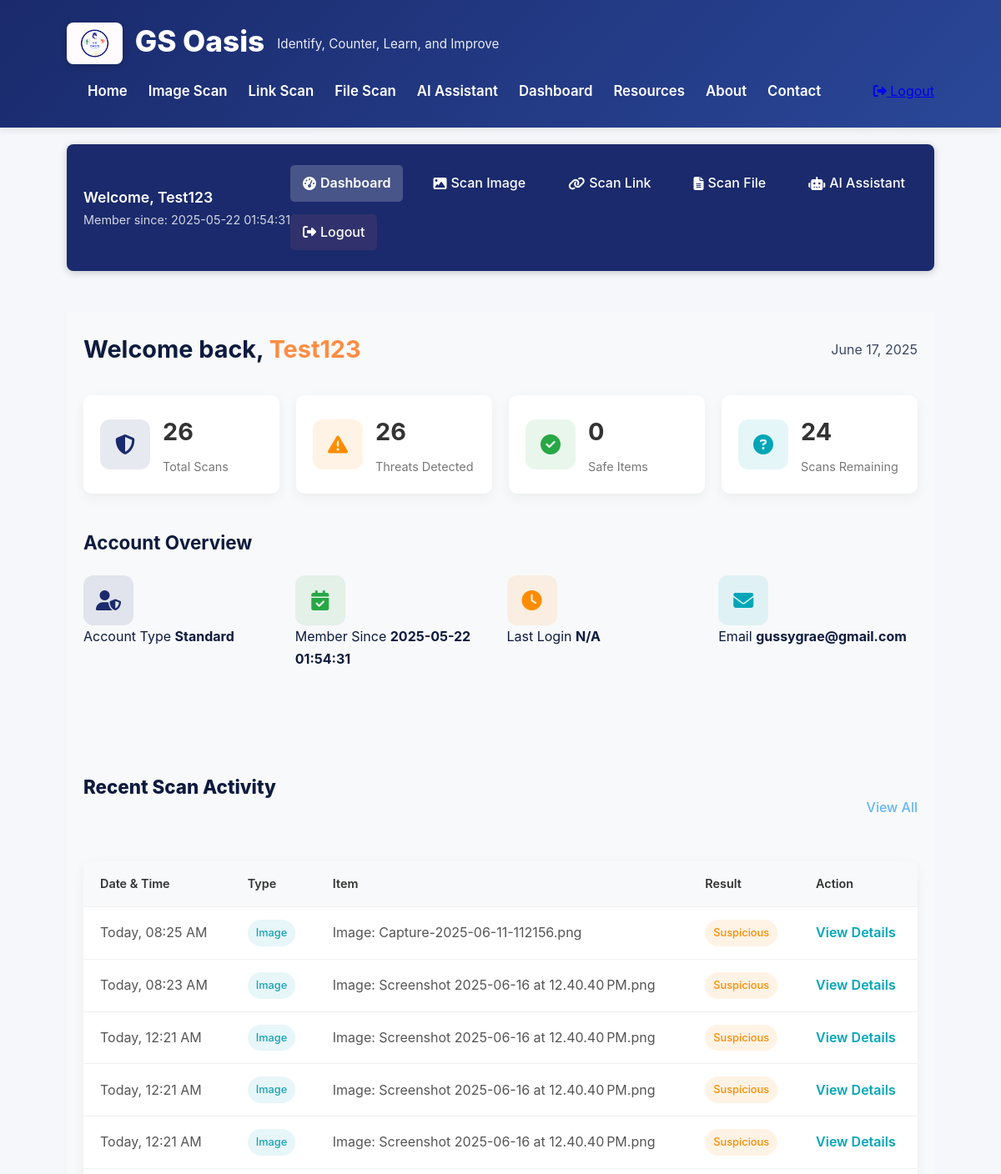
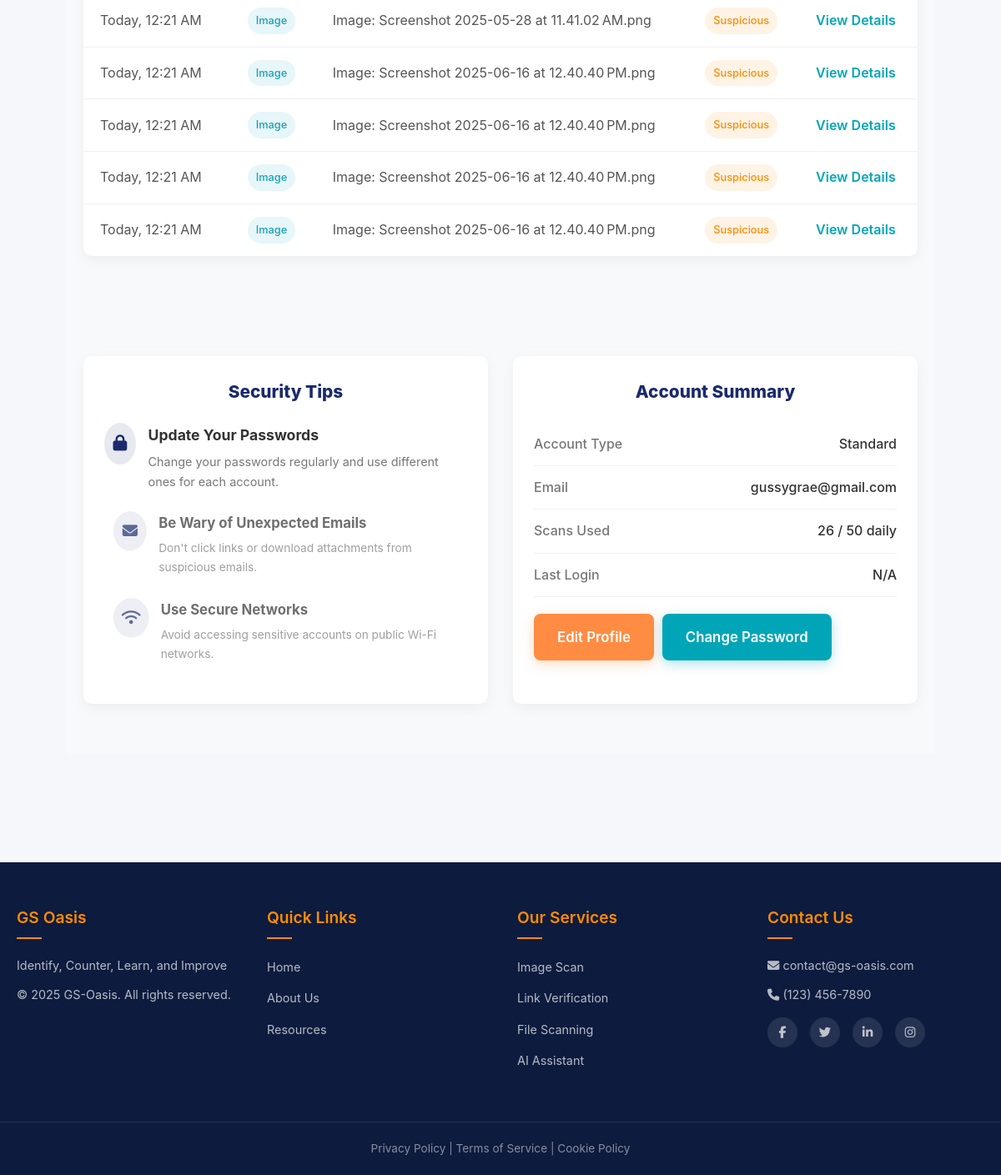
The app's page /dashboard (signed in) with its own data (2 pictures, top to bottom).
### tables this page shows
CREATE TABLE users (
                id INTEGER PRIMARY KEY AUTOINCREMENT,
                username TEXT UNIQUE NOT NULL,
                email TEXT NOT NULL,
                password TEXT NOT NULL
            , created_at TEXT, last_login TEXT, account_type TEXT);

CREATE TABLE scan_history (
                id INTEGER PRIMARY KEY AUTOINCREMENT,
                user_id INTEGER,
                scan_date TEXT DEFAULT CURRENT_TIMESTAMP,
                scan_type TEXT NOT NULL,
                scan_item TEXT NOT NULL,
                result TEXT NOT NULL,
                FOREIGN KEY (user_id) REFERENCES users(id)
            );

### gs-oasis/app.py (the view, shortened to what this page needs)
@app.route('/dashboard')
@login_required
def dashboard():
    username = session.get('username')
    with sqlite3.connect('database.db') as conn:
        cursor = conn.cursor()
        cursor.execute("PRAGMA table_info(users)")
        columns = [col[1] for col in cursor.fetchall()]
        select_fields = ["email"]
        if 'created_at' in columns:
            select_fields.append('created_at')
        if 'last_login' in columns:
            select_fields.append('last_login')
        query = f"SELECT {', '.join(select_fields)} FROM users WHERE username = ?"
        try:
            cursor.execute(query, (username,))
            user_data = cursor.fetchone()
            if user_data:
                email = user_data[0]
                join_date = "N/A"
                last_login = "N/A"
                field_index = 1
                if 'created_at' in columns and len(user_data) > field_index:
                    join_date = user_data[field_index] if user_data[field_index] else "N/A"
                    field_index += 1
                if 'last_login' in columns and len(user_data) > field_index:
                    last_login = user_data[field_index] if user_data[field_index] else "N/A"
            else:
                email = "N/A"
                join_date = "N/A"
                last_login = "N/A"
        except sqlite3.Error as e:
            print(f"Database error: {str(e)}")
            email = "N/A"
            join_date = "N/A"
            last_login = "N/A"
        user_id = session.get('user_id')
        try:
            cursor.execute("SELECT COUNT(*) FROM scan_history WHERE user_id = ?", (user_id,))
            scan_count = cursor.fetchone()[0] or 0
            cursor.execute("SELECT COUNT(*) FROM scan_history WHERE user_id = ? AND result LIKE '%suspicious%' OR result LIKE '%danger%' OR result LIKE '%scam%'", (user_id,))
            threat_count = cursor.fetchone()[0] or 0
            cursor.execute("SELECT COUNT(*) FROM scan_history WHERE user_id = ? AND result LIKE '%safe%'", (user_id,))
            safe_count = cursor.fetchone()[0] or 0
            daily_limit = 50  # Could make this dynamic based on account type
            remaining_scans = daily_limit - scan_count if scan_count < daily_limit else 0
        except sqlite3.Error as e:
            print(f"Error fetching scan statistics: {e}")
            scan_count = 0
            threat_count = 0
            safe_count = 0
            remaining_scans = 50
        current_date = time.strftime("%B %d, %Y")
        recent_activities = []
        try:
            cursor.execute("""
                SELECT scan_date, scan_type, scan_item, result
                FROM scan_history
                WHERE user_id = ?
                ORDER BY scan_date DESC LIMIT 10
            """, (user_id,))
            history_items = cursor.fetchall()
            for item in history_items:
                scan_date, scan_type, scan_item, result = item
                try:
                    item_date = time.strptime(scan_date, "%Y-%m-%d %H:%M:%S")
                    today = time.strftime("%Y-%m-%d")
                    yesterday = time.strftime("%Y-%m-%d", time.localtime(time.time() - 86400))
                    if time.strftime("%Y-%m-%d", item_date) == today:
                        formatted_date = "Today, " + time.strftime("%I:%M %p", item_date)
                    elif time.strftime("%Y-%m-%d", item_date) == yesterday:
                        formatted_date = "Yesterday, " + time.strftime("%I:%M %p", item_date)
                    else:
                        formatted_date = time.strftime("%b %d, %I:%M %p", item_date)
                except:
                    formatted_date = scan_date
                result_category = "safe"
                if "suspicious" in result.lower() or "warning" in result.lower():
                    result_category = "suspicious"
                elif "danger" in result.lower() or "scam" in result.lower() or "threat" in result.lower():
                    result_category = "dangerous"
                recent_activities.append({
                    "date": formatted_date,
                    "type": scan_type,
                    "item": scan_item,
                    "result": result_category
                })
        except sqlite3.Error as e:
            print(f"Error fetching scan history: {e}")
            recent_activities = [{
                "date": "No scan history available",
                "type": "none",
                "item": "Database error occurred",
                "result": "none"
            }]
    return render_template('dashboard.html',
                          username=username,
                          email=email,
                          join_date=join_date,
                          current_date=current_date,
                          scan_count=scan_count,
                          threat_count=threat_count,
                          safe_count=safe_count,
                          remaining_scans=remaining_scans,
                          last_login=last_login,
                          recent_activities=recent_activities)

### gs-oasis/templates/dashboard.html
{% extends 'base.html' %}
{% block content %}
<div class="dashboard-container">
    <div class="dashboard-topnav">
        <div class="user-info">
            <span class="welcome-message">Welcome, {{ username }}</span>
            <span class="member-since">Member since: {{ join_date }}</span>
        </div>
        <nav class="top-nav">
            <a href="{{ url_for('dashboard') }}" class="active"><i class="fas fa-tachometer-alt"></i> Dashboard</a>
            <a href="{{ url_for('scan_image') }}"><i class="fas fa-image"></i> Scan Image</a>
            <a href="{{ url_for('scan_link') }}"><i class="fas fa-link"></i> Scan Link</a>
            <a href="{{ url_for('scan_file') }}"><i class="fas fa-file-alt"></i> Scan File</a>
            <a href="{{ url_for('ai_assistant') }}"><i class="fas fa-robot"></i> AI Assistant</a>
            <a href="{{ url_for('logout') }}" class="logout-btn"><i class="fas fa-sign-out-alt"></i> Logout</a>
        </nav>
    </div>
    <div class="dashboard-main">
        <div class="dashboard-header">
            <h1>Welcome back, <span class="highlight">{{ username }}</span></h1>
            <div class="date">{{ current_date }}</div>
        </div>
        <div class="stats-overview">
            <div class="stat-card">
                <div class="stat-icon">
                    <i class="fas fa-shield-alt"></i>
                </div>
                <div class="stat-details">
                    <h3>{{ scan_count }}</h3>
                    <p>Total Scans</p>
                </div>
            </div>
            <div class="stat-card">
                <div class="stat-icon warning">
                    <i class="fas fa-exclamation-triangle"></i>
                </div>
                <div class="stat-details">
                    <h3>{{ threat_count }}</h3>
                    <p>Threats Detected</p>
                </div>
            </div>
            <div class="stat-card">
                <div class="stat-icon success">
                    <i class="fas fa-check-circle"></i>
                </div>
                <div class="stat-details">
                    <h3>{{ safe_count }}</h3>
                    <p>Safe Items</p>
                </div>
            </div>
            <div class="stat-card">
                <div class="stat-icon info">
                    <i class="fas fa-question-circle"></i>
                </div>
                <div class="stat-details">
                    <h3>{{ remaining_scans }}</h3>
                    <p>Scans Remaining</p>
                </div>
            </div>
        </div>
        <div class="quick-actions">
            <h2>Account Overview</h2>
            <div class="action-buttons">
                <div class="account-stat">
                    <div class="stat-icon">
                        <i class="fas fa-user-shield"></i>
                    </div>
                    <div class="stat-info">
                        <span>Account Type</span>
                        <strong>Standard</strong>
                    </div>
                </div>
                <div class="account-stat">
                    <div class="stat-icon success">
                        <i class="fas fa-calendar-check"></i>
                    </div>
                    <div class="stat-info">
                        <span>Member Since</span>
                        <strong>{{ join_date }}</strong>
                    </div>
                </div>
                <div class="account-stat">
                    <div class="stat-icon warning">
                        <i class="fas fa-clock"></i>
                    </div>
                    <div class="stat-info">
                        <span>Last Login</span>
                        <strong>{{ last_login }}</strong>
                    </div>
                </div>
                <div class="account-stat">
                    <div class="stat-icon info">
                        <i class="fas fa-envelope"></i>
                    </div>
                    <div class="stat-info">
                        <span>Email</span>
                        <strong>{{ email }}</strong>
                    </div>
                </div>
            </div>
        </div>
        <section id="history" class="recent-activity">
            <div class="section-header">
                <h2>Recent Scan Activity</h2>
                <a href="#" class="view-all">View All</a>
            </div>
            <div class="activity-table">
                <table>
                    <thead>
                        <tr>
                            <th>Date & Time</th>
                            <th>Type</th>
                            <th>Item</th>
                            <th>Result</th>
                            <th>Action</th>
                        </tr>
                    </thead>
                    <tbody>
                        {% for activity in recent_activities %}
                        <tr>
                            <td>{{ activity.date }}</td>
                            <td>
                                {% if activity.type == 'image' %}
                                <span class="badge image">Image</span>
                                {% elif activity.type == 'link' %}
                                <span class="badge link">Link</span>
                                {% elif activity.type == 'file' %}
                                <span class="badge file">File</span>
                                {% endif %}
                            </td>
                            <td>{{ activity.item }}</td>
                            <td>
                                {% if activity.result == 'safe' %}
                                <span class="badge success">Safe</span>
                                {% elif activity.result == 'suspicious' %}
                                <span class="badge warning">Suspicious</span>
                                {% elif activity.result == 'dangerous' %}
                                <span class="badge danger">Dangerous</span>
                                {% endif %}
                            </td>
                            <td><a href="#" class="btn-text">View Details</a></td>
                        </tr>
                        {% endfor %}
                    </tbody>
                </table>
            </div>
        </section>
        <div class="dashboard-row">
            <section id="security" class="security-tips">
                <h2>Security Tips</h2>
                <div class="tip-list">
                    <div class="tip-item">
                        <div class="tip-icon"><i class="fas fa-lock"></i></div>
                        <div class="tip-content">
                            <h3>Update Your Passwords</h3>
                            <p>Change your passwords regularly and use different ones for each account.</p>
                        </div>
                    </div>
                    <div class="tip-item">
                        <div class="tip-icon"><i class="fas fa-envelope"></i></div>
                        <div class="tip-content">
                            <h3>Be Wary of Unexpected Emails</h3>
                            <p>Don't click links or download attachments from suspicious emails.</p>
                        </div>
                    </div>
                    <div class="tip-item">
                        <div class="tip-icon"><i class="fas fa-wifi"></i></div>
                        <div class="tip-content">
                            <h3>Use Secure Networks</h3>
                            <p>Avoid accessing sensitive accounts on public Wi-Fi networks.</p>
                        </div>
                    </div>
                </div>
            </section>
            <section id="settings" class="account-summary">
                <h2>Account Summary</h2>
                <div class="account-details">
                    <div class="detail-row">
                        <div class="detail-label">Account Type</div>
                        <div class="detail-value">Standard</div>
                    </div>
                    <div class="detail-row">
                        <div class="detail-label">Email</div>
                        <div class="detail-value">{{ email }}</div>
                    </div>
                    <div class="detail-row">
                        <div class="detail-label">Scans Used</div>
                        <div class="detail-value">{{ scan_count }} / 50 daily</div>
                    </div>
                    <div class="detail-row">
                        <div class="detail-label">Last Login</div>
                        <div class="detail-value">{{ last_login }}</div>
                    </div>
                    <div class="detail-buttons">
                        <a href="{{ url_for('edit_profile') }}" class="btn btn-primary">Edit Profile</a>
                        <a href="{{ url_for('change_password') }}" class="btn btn-secondary">Change Password</a>
                    </div>
                </div>
            </section>
        </div>
    </div>
</div>
{% endblock %}

### records on screen
users: username "Test123", created_at "2025-05-22 01:54:31", email "gussygrae@gmail.com"
scan_history: date "Today, 08:25 AM", scan_type "Image", item "Image: Capture-2025-06-11-112156.png", shows "Suspicious"
scan_history: date "Today, 08:23 AM", scan_type "Image", item "Image: Screenshot 2025-06-16 at 12.40.40 PM.png", shows "Suspicious"
scan_history: date "Today, 12:21 AM", scan_type "Image", item "Image: Screenshot 2025-06-16 at 12.40.40 PM.png", shows "Suspicious"
scan_history: date "Today, 12:21 AM", scan_type "Image", item "Image: Screenshot 2025-06-16 at 12.40.40 PM.png", shows "Suspicious"
scan_history: date "Today, 12:21 AM", scan_type "Image", item "Image: Screenshot 2025-06-16 at 12.40.40 PM.png", shows "Suspicious"
scan_history: date "Today, 12:21 AM", scan_type "Image", item "Image: Screenshot 2025-05-28 at 11.41.02 AM.png", shows "Suspicious"
scan_history: date "Today, 12:21 AM", scan_type "Image", item "Image: Screenshot 2025-06-16 at 12.40.40 PM.png", shows "Suspicious"
scan_history: date "Today, 12:21 AM", scan_type "Image", item "Image: Screenshot 2025-06-16 at 12.40.40 PM.png", shows "Suspicious"
scan_history: date "Today, 12:21 AM", scan_type "Image", item "Image: Screenshot 2025-06-16 at 12.40.40 PM.png", shows "Suspicious"
scan_history: date "Today, 12:21 AM", scan_type "Image", item "Image: Screenshot 2025-06-16 at 12.40.40 PM.png", shows "Suspicious"

### other values on screen
{{ current_date }} "June 17, 2025"
{{ scan_count }} "26"
{{ threat_count }} "26"
{{ safe_count }} "0"
{{ remaining_scans }} "24"
{{ last_login }} "N/A"
